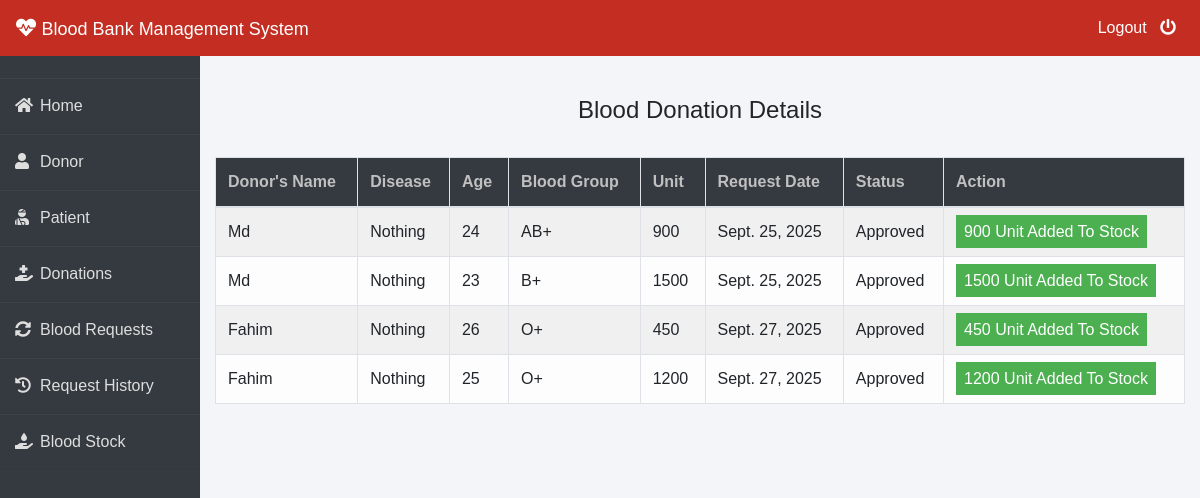
Screenshot of /admin-donation (signed in) with the database file from the repository.
### donor/models.py (models this page shows, shortened)
class BloodDonate(models.Model):
    donor=models.ForeignKey(Donor,on_delete=models.CASCADE)
    disease=models.CharField(max_length=100,default="Nothing")
    age=models.PositiveIntegerField()
    bloodgroup=models.CharField(max_length=10)
    unit=models.PositiveIntegerField(default=0)
    status=models.CharField(max_length=20,default="Pending")
    date=models.DateField(auto_now=True)

class Donor(models.Model):
    user=models.OneToOneField(User,on_delete=models.CASCADE)
    profile_pic= models.ImageField(upload_to='profile_pic/Donor/',null=True,blank=True)
    bloodgroup=models.CharField(max_length=10)
    address = models.CharField(max_length=40)
    mobile = models.CharField(max_length=20,null=False)
    def __str__(self):
        return self.user.first_name

### blood/views.py (the view)
# urls.py: path('admin-donation', views.admin_donation_view,name='admin-donation'),
@login_required(login_url='adminlogin')
def admin_donation_view(request):
    donations=dmodels.BloodDonate.objects.all()
    return render(request,'blood/admin_donation.html',{'donations':donations})

### templates/blood/admin_donation.html (shortened to what this page needs)
{% extends 'blood/adminbase.html' %}
{% block content %}
{% load widget_tweaks %}
{%load static%}
<head>
   </head>
<br><br>
<div class="container">
    <H4 class="text-center">Blood Donation Details</H4><br>
    <table class="table table-light table-hover table-bordered table-striped">
        <thead class="bg-dark">
            <tr>
                <th scope="col" style="color: rgb(192, 192, 192);">Donor's Name</th>
                <th scope="col" style="color: rgb(192, 192, 192);">Disease</th>
                <th scope="col" style="color: rgb(192, 192, 192);">Age</th>
                <th scope="col" style="color: rgb(192, 192, 192);">Blood Group</th>
                <th scope="col" style="color: rgb(192, 192, 192);">Unit</th>
                <th scope="col" style="color: rgb(192, 192, 192);">Request Date</th>
                <th scope="col" style="color: rgb(192, 192, 192);">Status</th>
                <th style="color: rgb(192, 192, 192);">Action</th>
            </tr>
        </thead>
        <tbody>
            {% for t in donations %}
            <tr>
                <td> {{t.donor}}</td>
                <td> {{t.disease}}</td>
                <td> {{t.age}}</td>
                <td>{{t.bloodgroup}}</td>
                <td>{{t.unit}}</td>
                <td>{{t.date}}</td>
                <td>{{t.status}}</td>
                {% if t.status == 'Pending' %}
                <td>
                    <button class="btn btn-success btn-sm"><a  style="text-decoration: none;color: white;" href="{% url 'approve-donation' t.id  %}"><i class="fa fa-check"></i> Approve</a> </button>
                    <button class="btn btn-danger btn-sm"><a  style="text-decoration: none;color: white;" href="{% url 'reject-donation' t.id  %}"><i class="fa fa-times"></i> Reject</a> </button>
                </td>
                {% elif  t.status == 'Approved' %}
                <td><span class="label success">{{t.unit}} Unit Added To Stock</span></td>
                {% else %}
                <td><span class="label danger">0 Unit Added To Stock</span></td>
                {% endif %}
            </tr>
            {% endfor %}
        </tbody>
    </table>
</div>
{% endblock content %}

### templates/blood/adminbase.html (style rules this page uses)
* { margin: 0; padding: 0; box-sizing: border-box; list-style: none; text-decoration: none; font-family: 'Josefin Sans', sans-serif; }
body { background-color: #f3f5f9; }

### templates/blood/admin_donation.html (style rules this page uses)
.label { color: white; padding: 8px; }
.success { background-color: #4CAF50; }

### rows the page displays
BloodDonate: donor "Md", disease "Nothing", age "24", bloodgroup "AB+", unit "900", date "Sept. 25, 2025", status "Approved"
BloodDonate: donor "Md", disease "Nothing", age "23", bloodgroup "B+", unit "1500", date "Sept. 25, 2025", status "Approved"
BloodDonate: donor "Fahim", disease "Nothing", age "26", bloodgroup "O+", unit "450", date "Sept. 27, 2025", status "Approved"
BloodDonate: donor "Fahim", disease "Nothing", age "25", bloodgroup "O+", unit "1200", date "Sept. 27, 2025", status "Approved"
